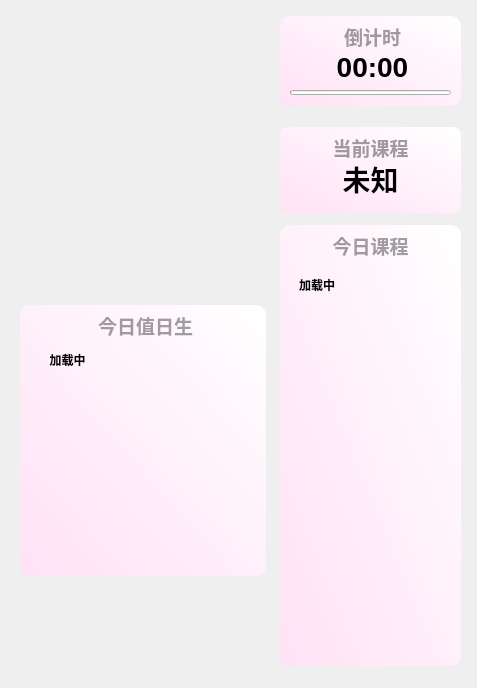
<?xml version="1.0" encoding="UTF-8"?>
<ui version="4.0">
 <class>From</class>
 <widget class="QWidget" name="From">
  <property name="geometry">
   <rect>
    <x>0</x>
    <y>0</y>
    <width>477</width>
    <height>688</height>
   </rect>
  </property>
  <property name="windowTitle">
   <string>Form</string>
  </property>
  <widget class="TitleLabel" name="lingyun_class">
   <property name="geometry">
    <rect>
     <x>280</x>
     <y>160</y>
     <width>181</width>
     <height>38</height>
    </rect>
   </property>
   <property name="font">
    <font>
     <family>Microsoft YaHei UI</family>
     <pointsize>21</pointsize>
     <weight>75</weight>
     <bold>true</bold>
    </font>
   </property>
   <property name="layoutDirection">
    <enum>Qt::LeftToRight</enum>
   </property>
   <property name="autoFillBackground">
    <bool>false</bool>
   </property>
   <property name="text">
    <string>未知</string>
   </property>
   <property name="alignment">
    <set>Qt::AlignCenter</set>
   </property>
  </widget>
  <widget class="SmoothScrollArea" name="sd_scroll">
   <property name="geometry">
    <rect>
     <x>280</x>
     <y>265</y>
     <width>181</width>
     <height>401</height>
    </rect>
   </property>
   <property name="styleSheet">
    <string notr="true">background: transparent; border: none</string>
   </property>
   <property name="widgetResizable">
    <bool>true</bool>
   </property>
   <widget class="QWidget" name="scrollAreaWidgetContents">
    <property name="geometry">
     <rect>
      <x>0</x>
      <y>0</y>
      <width>181</width>
      <height>401</height>
     </rect>
    </property>
    <layout class="QVBoxLayout" name="verticalLayout_9">
     <item>
      <layout class="QGridLayout" name="gridLayout">
       <property name="sizeConstraint">
        <enum>QLayout::SetNoConstraint</enum>
       </property>
       <property name="leftMargin">
        <number>2</number>
       </property>
       <property name="topMargin">
        <number>2</number>
       </property>
       <property name="rightMargin">
        <number>2</number>
       </property>
       <property name="bottomMargin">
        <number>2</number>
       </property>
       <property name="spacing">
        <number>2</number>
       </property>
       <item row="0" column="0">
        <widget class="StrongBodyLabel" name="class_ORD">
         <property name="maximumSize">
          <size>
           <width>75</width>
           <height>16777215</height>
          </size>
         </property>
         <property name="text">
          <string>&lt;html&gt;&lt;head/&gt;&lt;body&gt;&lt;p&gt;&lt;span style=&quot; font-weight:600;&quot;&gt;加载中&lt;/span&gt;&lt;/p&gt;&lt;/body&gt;&lt;/html&gt;</string>
         </property>
         <property name="alignment">
          <set>Qt::AlignHCenter|Qt::AlignTop</set>
         </property>
        </widget>
       </item>
       <item row="0" column="1">
        <widget class="VerticalSeparator" name="VerticalSeparator"/>
       </item>
       <item row="0" column="2">
        <widget class="StrongBodyLabel" name="class_widget">
         <property name="text">
          <string>&lt;html&gt;&lt;head/&gt;&lt;body&gt;&lt;p&gt;&lt;br/&gt;&lt;/p&gt;&lt;/body&gt;&lt;/html&gt;</string>
         </property>
         <property name="alignment">
          <set>Qt::AlignHCenter|Qt::AlignTop</set>
         </property>
        </widget>
       </item>
      </layout>
     </item>
    </layout>
   </widget>
  </widget>
  <widget class="QLabel" name="lingyun_background">
   <property name="geometry">
    <rect>
     <x>280</x>
     <y>127</y>
     <width>181</width>
     <height>86</height>
    </rect>
   </property>
   <property name="styleSheet">
    <string notr="true">background-color: qlineargradient(spread:pad, x1:0, y1:1, x2:1, y2:0, stop:0 rgba(255, 225, 245, 255), stop:1 rgba(255, 255, 255, 255));

border-radius: 8px</string>
   </property>
   <property name="text">
    <string/>
   </property>
   <property name="scaledContents">
    <bool>false</bool>
   </property>
  </widget>
  <widget class="QLabel" name="lingyun_Title">
   <property name="geometry">
    <rect>
     <x>280</x>
     <y>132</y>
     <width>181</width>
     <height>31</height>
    </rect>
   </property>
   <property name="font">
    <font>
     <family>Microsoft YaHei UI</family>
     <pointsize>14</pointsize>
     <weight>75</weight>
     <bold>true</bold>
    </font>
   </property>
   <property name="styleSheet">
    <string notr="true">color: rgba(0, 0, 0, 95);
font-weight: bold;</string>
   </property>
   <property name="text">
    <string>当前课程</string>
   </property>
   <property name="textFormat">
    <enum>Qt::PlainText</enum>
   </property>
   <property name="alignment">
    <set>Qt::AlignCenter</set>
   </property>
  </widget>
  <widget class="TitleLabel" name="lingyun_down">
   <property name="geometry">
    <rect>
     <x>282</x>
     <y>48</y>
     <width>181</width>
     <height>38</height>
    </rect>
   </property>
   <property name="font">
    <font>
     <family>Microsoft YaHei UI</family>
     <pointsize>21</pointsize>
     <weight>75</weight>
     <bold>true</bold>
    </font>
   </property>
   <property name="text">
    <string>00:00</string>
   </property>
   <property name="alignment">
    <set>Qt::AlignCenter</set>
   </property>
  </widget>
  <widget class="ProgressBar" name="lingyun_Bar">
   <property name="geometry">
    <rect>
     <x>290</x>
     <y>90</y>
     <width>161</width>
     <height>5</height>
    </rect>
   </property>
   <property name="minimumSize">
    <size>
     <width>0</width>
     <height>5</height>
    </size>
   </property>
   <property name="maximumSize">
    <size>
     <width>16777215</width>
     <height>6</height>
    </size>
   </property>
   <property name="styleSheet">
    <string notr="true"/>
   </property>
   <property name="orientation">
    <enum>Qt::Horizontal</enum>
   </property>
   <property name="useAni">
    <bool>true</bool>
   </property>
   <property name="val">
    <double>0.000000000000000</double>
   </property>
  </widget>
  <widget class="QLabel" name="todayclass_background">
   <property name="geometry">
    <rect>
     <x>280</x>
     <y>225</y>
     <width>181</width>
     <height>441</height>
    </rect>
   </property>
   <property name="styleSheet">
    <string notr="true">background-color: qlineargradient(spread:pad, x1:0, y1:1, x2:1, y2:0, stop:0 rgba(255, 225, 245, 255), stop:1 rgba(255, 255, 255, 255));

border-radius: 10px</string>
   </property>
   <property name="text">
    <string/>
   </property>
  </widget>
  <widget class="QLabel" name="todayclass_Title">
   <property name="geometry">
    <rect>
     <x>280</x>
     <y>230</y>
     <width>181</width>
     <height>31</height>
    </rect>
   </property>
   <property name="font">
    <font>
     <family>Microsoft YaHei UI</family>
     <pointsize>14</pointsize>
     <weight>75</weight>
     <bold>true</bold>
    </font>
   </property>
   <property name="styleSheet">
    <string notr="true">color: rgba(0, 0, 0, 95);
font-weight: bold;</string>
   </property>
   <property name="text">
    <string>今日课程</string>
   </property>
   <property name="textFormat">
    <enum>Qt::PlainText</enum>
   </property>
   <property name="alignment">
    <set>Qt::AlignCenter</set>
   </property>
  </widget>
  <widget class="QLabel" name="lingyun_background_2">
   <property name="geometry">
    <rect>
     <x>280</x>
     <y>16</y>
     <width>181</width>
     <height>90</height>
    </rect>
   </property>
   <property name="styleSheet">
    <string notr="true">background-color: qlineargradient(spread:pad, x1:0, y1:1, x2:1, y2:0, stop:0 rgba(255, 225, 245, 255), stop:1 rgba(255, 255, 255, 255));

border-radius: 10px</string>
   </property>
   <property name="text">
    <string/>
   </property>
  </widget>
  <widget class="QLabel" name="lingyun_Title_2">
   <property name="geometry">
    <rect>
     <x>282</x>
     <y>21</y>
     <width>181</width>
     <height>31</height>
    </rect>
   </property>
   <property name="font">
    <font>
     <family>Microsoft YaHei UI</family>
     <pointsize>14</pointsize>
     <weight>75</weight>
     <bold>true</bold>
    </font>
   </property>
   <property name="styleSheet">
    <string notr="true">color: rgba(0, 0, 0, 95);
font-weight: bold;</string>
   </property>
   <property name="text">
    <string>倒计时</string>
   </property>
   <property name="textFormat">
    <enum>Qt::PlainText</enum>
   </property>
   <property name="alignment">
    <set>Qt::AlignCenter</set>
   </property>
  </widget>
  <widget class="SmoothScrollArea" name="sd_scroll_2">
   <property name="geometry">
    <rect>
     <x>20</x>
     <y>340</y>
     <width>246</width>
     <height>231</height>
    </rect>
   </property>
   <property name="styleSheet">
    <string notr="true">background: transparent; border: none</string>
   </property>
   <property name="widgetResizable">
    <bool>true</bool>
   </property>
   <widget class="QWidget" name="scrollAreaWidgetContents_2">
    <property name="geometry">
     <rect>
      <x>0</x>
      <y>0</y>
      <width>246</width>
      <height>231</height>
     </rect>
    </property>
    <layout class="QVBoxLayout" name="verticalLayout_10">
     <item>
      <layout class="QGridLayout" name="gridLayout_2">
       <property name="sizeConstraint">
        <enum>QLayout::SetNoConstraint</enum>
       </property>
       <property name="leftMargin">
        <number>2</number>
       </property>
       <property name="topMargin">
        <number>2</number>
       </property>
       <property name="rightMargin">
        <number>2</number>
       </property>
       <property name="bottomMargin">
        <number>2</number>
       </property>
       <property name="spacing">
        <number>2</number>
       </property>
       <item row="0" column="0">
        <widget class="StrongBodyLabel" name="duty_project_widget">
         <property name="maximumSize">
          <size>
           <width>95</width>
           <height>16777215</height>
          </size>
         </property>
         <property name="text">
          <string>&lt;html&gt;&lt;head/&gt;&lt;body&gt;&lt;p&gt;&lt;span style=&quot; font-weight:600;&quot;&gt;加载中&lt;/span&gt;&lt;/p&gt;&lt;/body&gt;&lt;/html&gt;</string>
         </property>
         <property name="alignment">
          <set>Qt::AlignHCenter|Qt::AlignTop</set>
         </property>
        </widget>
       </item>
       <item row="0" column="1">
        <widget class="VerticalSeparator" name="VerticalSeparator_2"/>
       </item>
       <item row="0" column="2">
        <widget class="StrongBodyLabel" name="duty_name_widget">
         <property name="text">
          <string>&lt;html&gt;&lt;head/&gt;&lt;body&gt;&lt;p&gt;&lt;br/&gt;&lt;/p&gt;&lt;/body&gt;&lt;/html&gt;</string>
         </property>
         <property name="alignment">
          <set>Qt::AlignHCenter|Qt::AlignTop</set>
         </property>
        </widget>
       </item>
      </layout>
     </item>
    </layout>
   </widget>
  </widget>
  <widget class="QLabel" name="duty_Title">
   <property name="geometry">
    <rect>
     <x>20</x>
     <y>310</y>
     <width>251</width>
     <height>31</height>
    </rect>
   </property>
   <property name="font">
    <font>
     <family>Microsoft YaHei UI</family>
     <pointsize>14</pointsize>
     <weight>75</weight>
     <bold>true</bold>
    </font>
   </property>
   <property name="styleSheet">
    <string notr="true">color: rgba(0, 0, 0, 95);
font-weight: bold;</string>
   </property>
   <property name="text">
    <string>今日值日生</string>
   </property>
   <property name="textFormat">
    <enum>Qt::PlainText</enum>
   </property>
   <property name="alignment">
    <set>Qt::AlignCenter</set>
   </property>
  </widget>
  <widget class="QLabel" name="duty_background">
   <property name="geometry">
    <rect>
     <x>20</x>
     <y>305</y>
     <width>246</width>
     <height>271</height>
    </rect>
   </property>
   <property name="styleSheet">
    <string notr="true">background-color: qlineargradient(spread:pad, x1:0, y1:1, x2:1, y2:0, stop:0 rgba(255, 225, 245, 255), stop:1 rgba(255, 255, 255, 255));

border-radius: 10px</string>
   </property>
   <property name="text">
    <string/>
   </property>
  </widget>
  <zorder>duty_background</zorder>
  <zorder>todayclass_background</zorder>
  <zorder>lingyun_background</zorder>
  <zorder>lingyun_Title</zorder>
  <zorder>lingyun_class</zorder>
  <zorder>sd_scroll</zorder>
  <zorder>todayclass_Title</zorder>
  <zorder>lingyun_background_2</zorder>
  <zorder>lingyun_down</zorder>
  <zorder>lingyun_Title_2</zorder>
  <zorder>lingyun_Bar</zorder>
  <zorder>sd_scroll_2</zorder>
  <zorder>duty_Title</zorder>
 </widget>
 <customwidgets>
  <customwidget>
   <class>VerticalSeparator</class>
   <extends>QWidget</extends>
   <header>qfluentwidgets</header>
  </customwidget>
  <customwidget>
   <class>SmoothScrollArea</class>
   <extends>QScrollArea</extends>
   <header>qfluentwidgets</header>
   <container>1</container>
  </customwidget>
  <customwidget>
   <class>StrongBodyLabel</class>
   <extends>QLabel</extends>
   <header>qfluentwidgets</header>
  </customwidget>
  <customwidget>
   <class>TitleLabel</class>
   <extends>QLabel</extends>
   <header>qfluentwidgets</header>
  </customwidget>
  <customwidget>
   <class>ProgressBar</class>
   <extends>QProgressBar</extends>
   <header>qfluentwidgets</header>
  </customwidget>
 </customwidgets>
 <resources/>
 <connections/>
</ui>
